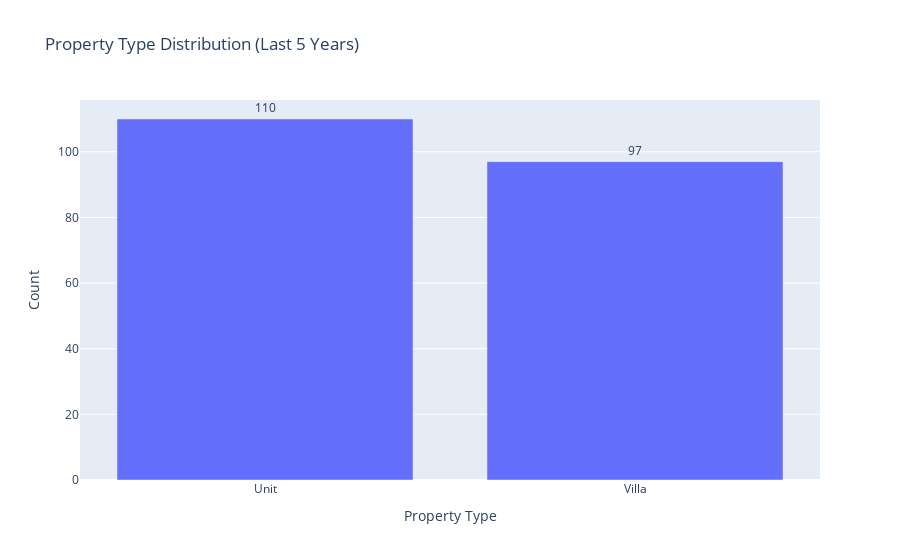

Write notebook code for a chart like this one.
### Markdown cell above
### Property Type

### Code cell
# Property Type Distribution
property_type_distribution = transactions_satwa_filtered_5y['property_type_en'].value_counts()

# Property Type Distribution Plot
property_type_fig = px.bar(property_type_distribution, 
                           title="Property Type Distribution (Last 5 Years)",
                           labels={'property_type_en': 'Property Type', 'value': 'Count'},
                           text=property_type_distribution)
property_type_fig.update_traces(texttemplate='%{text}', textposition='outside')

# Hide the legend
property_type_fig.update_layout(showlegend=False)
property_type_fig.write_image(f"{output_dir}/property_type_distribution_5_years.png")
property_type_fig.show()

# Printing the distribution of property types
print("Property Type Distribution (Last 5 Years):")
print(property_type_distribution)

### Figure 1 — Plotly figure (JSON) as saved in the notebook; plotly's stock layout.template omitted (floating-point values rounded to 4 significant figures)
{"data": [{"alignmentgroup": "True", "hovertemplate": "variable=count<br>Property Type=%{x}<br>Count=%{y}<br>text=%{text}<extra></extra>", "legendgroup": "count", "marker": {"color": "#636efa", "pattern": {"shape": ""}}, "name": "count", "offsetgroup": "count", "orientation": "v", "showlegend": true, "text": [110, 97], "textposition": "outside", "texttemplate": "%{text}", "type": "bar", "x": ["Unit", "Villa"], "xaxis": "x", "y": [110, 97], "yaxis": "y"}], "layout": {"barmode": "relative", "legend": {"title": {"text": "variable"}, "tracegroupgap": 0}, "showlegend": false, "title": {"text": "Property Type Distribution (Last 5 Years)"}, "xaxis": {"anchor": "y", "domain": [0, 1], "title": {"text": "Property Type"}}, "yaxis": {"anchor": "x", "domain": [0, 1], "title": {"text": "Count"}}}}
